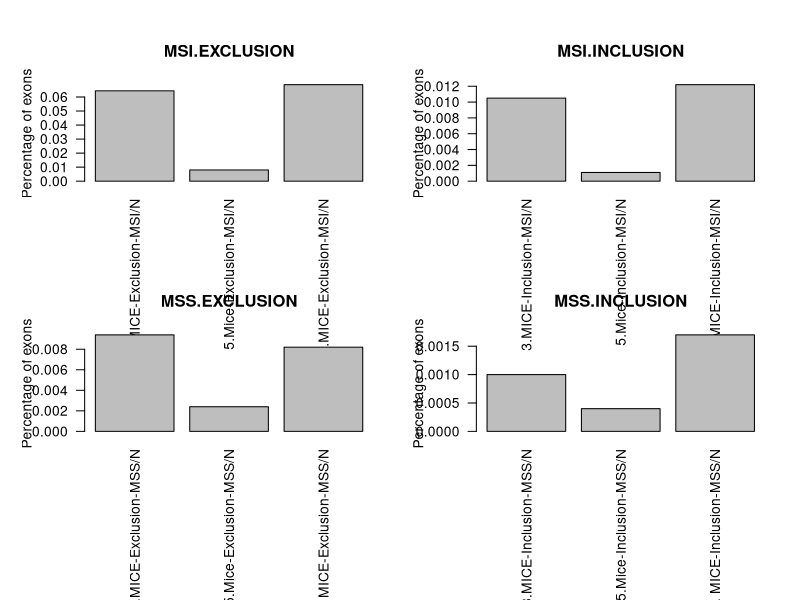

This chart was generated by the following R code:
library("stats")

#### #### #### ######## #### MSI/N ######## #### #### ######## #### #### ####
### EXclusion 
#### 3'MICE vs 5'Mice
chisq.test(matrix(c(513,79661,44,54739),2,2, byrow=TRUE), correct=TRUE) 
#p-value < 2.2e-16

### EXclusion 
#### 5'Mice vs 5'3'MICE
chisq.test(matrix(c(44,54739, 326, 47355),2,2, byrow=TRUE), correct=TRUE) 
#p-value < 2.2e-16

### EXclusion 
#### 3'MICE vs 5'3'MICE
chisq.test(matrix(c(513,79661,326, 47355),2,2, byrow=TRUE), correct=TRUE) 
#p-value = 0.3664

#### #### #### ####
### Inclusion 
#### 3'MICE vs 5'Mice
chisq.test(matrix(c(84,79661,6,54739),2,2, byrow=TRUE), correct=TRUE) 
#p-value = 9.938e-11

### Inclusion 
#### 5'Mice vs 5'3'MICE
chisq.test(matrix(c(6,54739, 58, 47355),2,2, byrow=TRUE), correct=TRUE) 
#p-value = 3.185e-12

### Inclusion 
#### 3'MICE vs 5'3'MICE
chisq.test(matrix(c(84,79661,58, 47355),2,2, byrow=TRUE), correct=TRUE) 
#p-value = 0.4292

#### #### #### ######## #### MSS/N ######## #### #### ######## #### #### ####
### EXclusion 
#### 3'MICE vs 5'Mice
chisq.test(matrix(c(75,79661,13,54739),2,2, byrow=TRUE), correct=TRUE) 
#p-value = 1.261e-06

### EXclusion 
#### 5'Mice vs 5'3'MICE
chisq.test(matrix(c(13,54739, 39, 47355),2,2, byrow=TRUE), correct=TRUE) 
#  p-value = 6.395e-05
 
### EXclusion 
#### 3'MICE vs 5'3'MICE
chisq.test(matrix(c(75,79661,39, 47355),2,2, byrow=TRUE), correct=TRUE) 
#p-value = 0.5611

#### #### #### ####
### Inclusion 
#### 3'MICE vs 5'Mice
chisq.test(matrix(c(8,79661,2,54739),2,2, byrow=TRUE), correct=TRUE) 
#p-value = 0.3114

### Inclusion 
#### 5'Mice vs 5'3'MICE
chisq.test(matrix(c(2,54739, 8, 47355),2,2, byrow=TRUE), correct=TRUE) 
#p-value = 0.0696

### Inclusion 
#### 3'MICE vs 5'3'MICE
chisq.test(matrix(c(8,79661,8, 47355),2,2, byrow=TRUE), correct=TRUE) 
#p-value = 0.4276

#### #### #### ######## #### MSI/MSS ######## #### #### ######## #### #### ####
### EXclusion 
#### 3'MICE vs 5'Mice
chisq.test(matrix(c(154,79661,7,54739),2,2, byrow=TRUE), correct=TRUE) 
# p-value < 2.2e-16

### EXclusion 
#### 5'Mice vs 5'3'MICE
chisq.test(matrix(c(7,54739, 122, 47355),2,2, byrow=TRUE), correct=TRUE) 
# p-value < 2.2e-16

### EXclusion 
#### 3'MICE vs 5'3'MICE
chisq.test(matrix(c(154,79661,122, 47355),2,2, byrow=TRUE), correct=TRUE) 
#p-value = 0.02075
 
#### #### #### ####
### Inclusion 
#### 3'MICE vs 5'Mice
chisq.test(matrix(c(8,79661,2,54739),2,2, byrow=TRUE), correct=TRUE) 
#p-value = 0.3114
 
### Inclusion 
#### 5'Mice vs 5'3'MICE
chisq.test(matrix(c(2,54739, 12, 47355),2,2, byrow=TRUE), correct=TRUE) 
#p-value = 0.007302
 
### Inclusion 
#### 3'MICE vs 5'3'MICE
chisq.test(matrix(c(8,79661,12, 47355),2,2, byrow=TRUE), correct=TRUE) 
# p-value = 0.06154
 
MSI <- c(6.44,1.05,0.80,0.11,6.88,1.22)/100
names(MSI) <- c("3.MICE-Exclusion-MSI/N","3.MICE-Inclusion-MSI/N","5.Mice-Exclusion-MSI/N",
		"5.Mice-Inclusion-MSI/N","5.-3.MICE-Exclusion-MSI/N","5.-3.MICE-Inclusion-MSI/N")					
MSS <- c(0.94,0.10,0.24,0.04,0.82,0.17)/100
names(MSS) <- c("3.MICE-Exclusion-MSS/N","3.MICE-Inclusion-MSS/N","5.Mice-Exclusion-MSS/N",
		"5.Mice-Inclusion-MSS/N","5.-3. MICE-Exclusion-MSS/N","5.-3. MICE-Inclusion-MSS/N") 

svg("Fig.svg")
par(mfrow = c(2,2))
par(oma=c(5,1,1,0))
barplot(MSI[c(1,3,5)], las=2, ylab=("Percentage of exons"), main="MSI.EXCLUSION")
barplot(MSI[c(2,4,6)], las=2, ylab=("Percentage of exons"), main="MSI.INCLUSION")
barplot(MSS[c(1,3,5)], las=2, ylab=("Percentage of exons"), main="MSS.EXCLUSION")
barplot(MSS[c(2,4,6)], las=2, ylab=("Percentage of exons"), main="MSS.INCLUSION")
dev.off()

